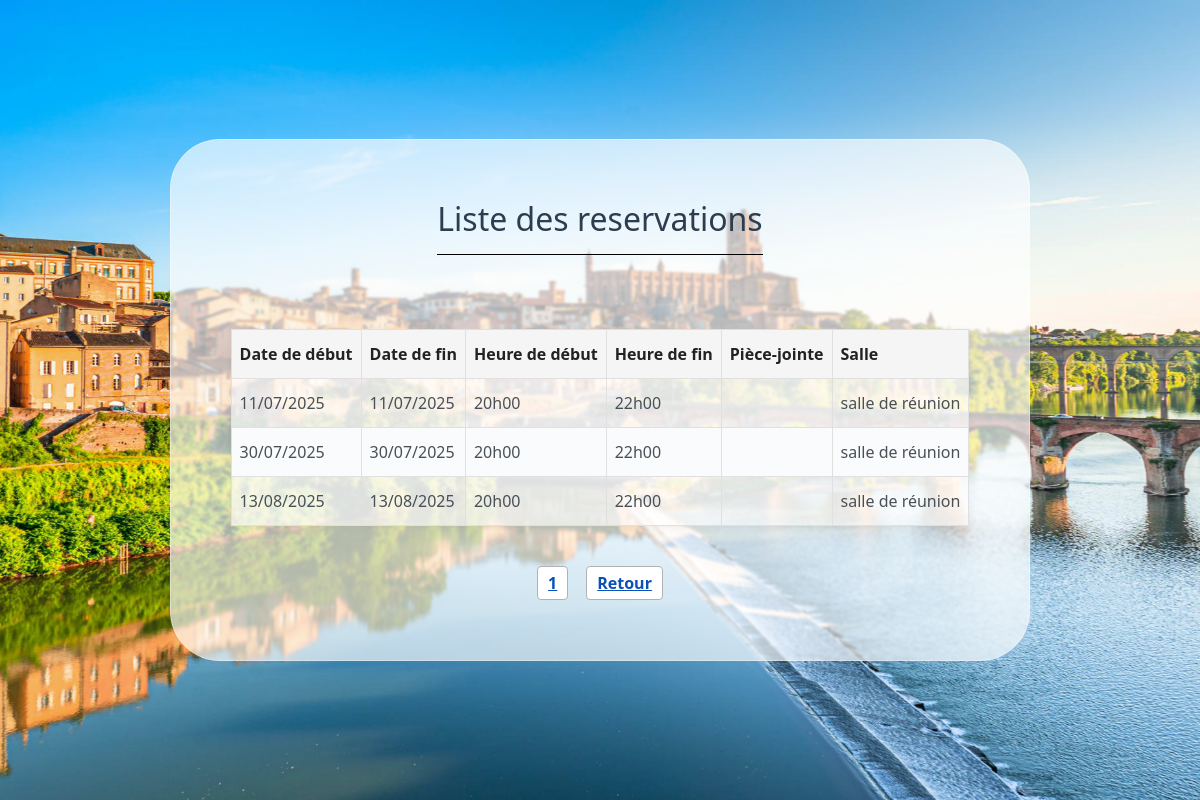
The page /models/panneauAdmin/listingReservation.php (signed in) on the database its author committed.
### tables this page shows
CREATE TABLE `reservations` (
  `id_reservation` int(255) NOT NULL,
  `date_debut` date NOT NULL,
  `date_fin` date NOT NULL,
  `heure_debut` time NOT NULL,
  `heure_fin` time NOT NULL,
  `pieces_jointe` text DEFAULT NULL,
  `salle_id` int(11) NOT NULL,
  `utilisateur_id` int(11) NOT NULL,
  `association_id` int(11) NOT NULL,
  `recurrent` tinyint(1) NOT NULL,
  `menageCheckbox` tinyint(1) NOT NULL,
  `Menage` tinyint(1) NOT NULL
);

CREATE TABLE `salles` (
  `id_salle` int(11) NOT NULL,
  `nom_salle` text NOT NULL
);

### database/DAO.php (called while the page is built, shortened)
<?php
class DAOReservation {
private $host="localhost";
private $dbname="reservation-salles";
private $username="root";
private $password="";
private $dbh;
public function connexion() {
try {
$this->dbh = new PDO('mysql:host='.$this->host.';dbname='.$this->dbname, $this->username, $this->password);
} catch (PDOException $e) {
throw $e;
}
}
public function getReservationByAssociation($id_association) {
    $reservation = $this->dbh->prepare("SELECT * FROM reservations INNER JOIN utilisateurs ON (utilisateurs.id_utilisateur=reservations.utilisateur_id) INNER JOIN salles ON reservations.salle_id=salles.id_salle WHERE reservations.association_id = ? ORDER BY date_debut, heure_debut");
    $reservation->execute([$id_association]);
    return $reservation->fetchAll(PDO::FETCH_ASSOC);
}
}
?>

### models/panneauAdmin/listingReservation.php (the view, shortened to what this page needs)
<?php
require_once('../../database/DAO.php');
$dao = new DAOReservation();
$dao->connexion();
if (isset($_SESSION["association_id"])) {
    $id_association = $_SESSION["association_id"];
} else {
    echo "Aucune association connectée.";
}
$reservations = $dao->getReservationByAssociation($id_association);
$parPage = 5;
$page = isset($_GET['page']) ? (int)$_GET['page'] : 1;
$total = count($reservations);
$totalPages = ceil($total / $parPage);
$start = ($page - 1) * $parPage;
$reservationsPage = array_slice($reservations, $start, $parPage);
require_once('../../templates/headers.php');
?>
<main id="mainGestion">
    <article id="formGestion">
        <h2 id="titreliste">Liste des reservations</h2>
    <table id="tableListe">
        <thead>
            <tr>
                <th>Date de début</th>
                <th>Date de fin</th>
                <th>Heure de début</th>
                <th>Heure de fin</th>
                <th>Pièce-jointe</th>
                <th>Salle</th>
            </tr>
        </thead>
        <tbody>
            <?php foreach ($reservationsPage as $reservation) { ?>
            <tr>
                <td><?php print date('d/m/Y', strtotime($reservation['date_debut'])) ?></td>
                <td><?php print date('d/m/Y', strtotime($reservation['date_fin'])) ?></td>
                <td><?php print date('H\hi', strtotime($reservation['heure_debut'])) ?></td>
                <td><?php print date('H\hi', strtotime($reservation['heure_fin'])) ?></td>
                <td><?php print $reservation['pieces_jointe'] ?></td>
                <td><?php print $reservation['nom_salle'] ?></td>
            </tr>
            <?php } ?>
        </tbody>
    </table>
        <section class="pagination">
            <?php for ($i = 1; $i <= $totalPages; $i++): ?>
                <a href="?page=<?= $i ?>" <?= $i === $page ? 'style="font-weight:bold;text-decoration:underline;"' : '' ?>><?= $i ?></a>
                <a href="../../controllers.php" class="btn-retour" style="font-weight:bold;text-decoration:underline;">Retour</a>
            <?php endfor; ?>
        </section>
    </article>
</main>

### public/styles/components/calendar.css (style rules this page uses)
:root { --bs-link-color-rgb: #2b3d4f; --bs-heading-color: #2b3d4f; }

### public/styles/components/inscription.css (style rules this page uses)
h2 { margin-bottom: 20%; text-align: center; border-bottom: 1px solid #000000; padding-bottom: 16px; }

### public/styles/components/gestion.css (style rules this page uses)
#mainGestion { margin: 0; padding: 0; width: 100vw; min-height: 100vh; display: flex; align-items: center; justify-content: center; background-image: url("../img/pont.jfif"); background-size: cover; background-repeat: no-repeat; background-position: center; image-rendering: auto; background-attachment: fixed; }
#formGestion { display: flex; flex-direction: column; align-items: center; padding: 60px; border-radius: 50px; background: rgba(255, 255, 255, 0.65); -webkit-backdrop-filter: blur(1px); backdrop-filter: blur(1px); border: 1px solid rgba(255, 255, 255, 0.325); }
h2 { margin-bottom: 10%; text-align: center; border-bottom: 1px solid #000000; padding-bottom: 16px; }
.pagination { margin-top: 20px; text-align: center; display: flex; justify-content: center; gap: 8px; }
.pagination a { color: #0a50b9; margin: 0 5px; text-decoration: none; font-weight: normal; border: 1px solid #b2b2b2; padding: 4px 10px; border-radius: 4px; background: #fff; transition: background 0.2s, color 0.2s, border 0.2s; display: inline-block; }
#tableListe { width: 100%; border-collapse: collapse; background: #ffffffa0; box-shadow: 0 2px 8px rgba(0,0,0,0.05); margin-bottom: 20px; }
#tableListe th, #tableListe td { border: 1px solid #e0e0e0; padding: 12px 8px; text-align: left; }
#tableListe th { background-color: #f5f5f5; font-weight: bold; color: #222; }
#tableListe tr:nth-child(even) { background-color: #fafbfc; }

### rows shown on the page
reservations: date_debut "11/07/2025", date_fin "11/07/2025", heure_debut "20h00", heure_fin "22h00", salle.nom_salle "salle de réunion"
reservations: date_debut "30/07/2025", date_fin "30/07/2025", heure_debut "20h00", heure_fin "22h00", salle.nom_salle "salle de réunion"
reservations: date_debut "13/08/2025", date_fin "13/08/2025", heure_debut "20h00", heure_fin "22h00", salle.nom_salle "salle de réunion"
